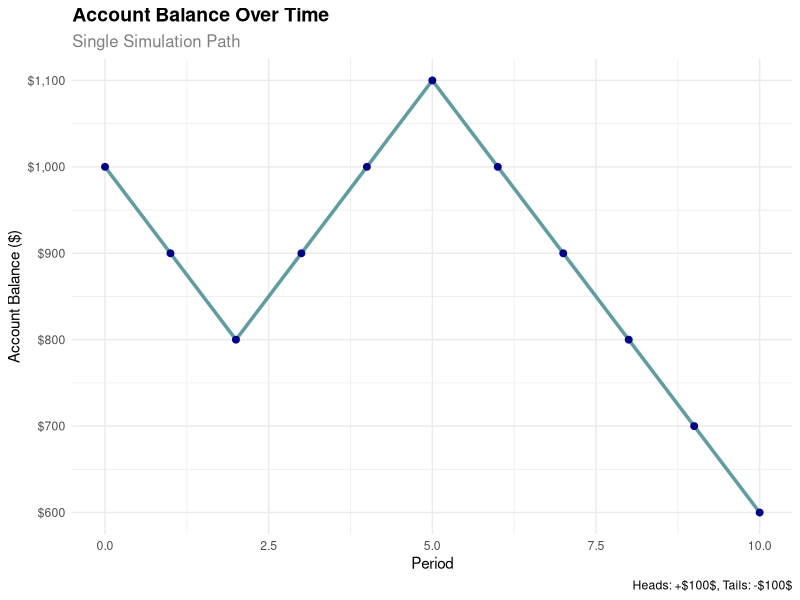
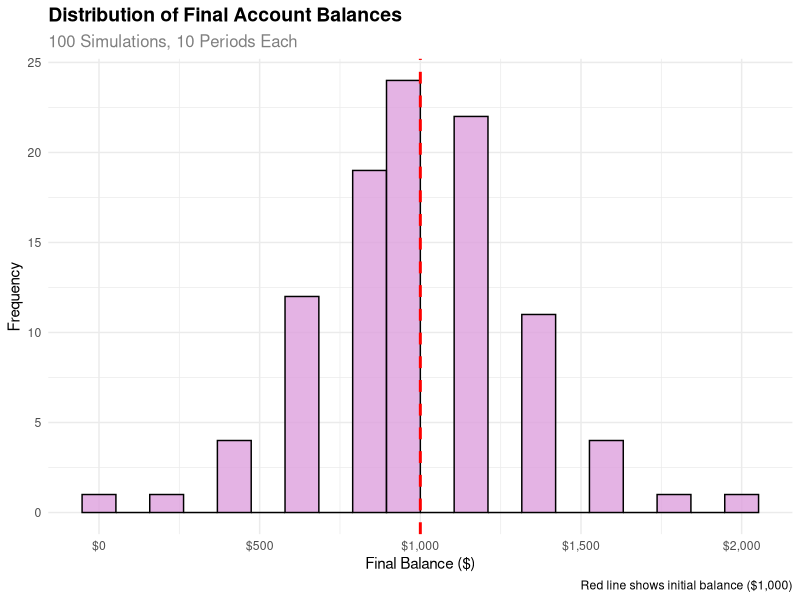
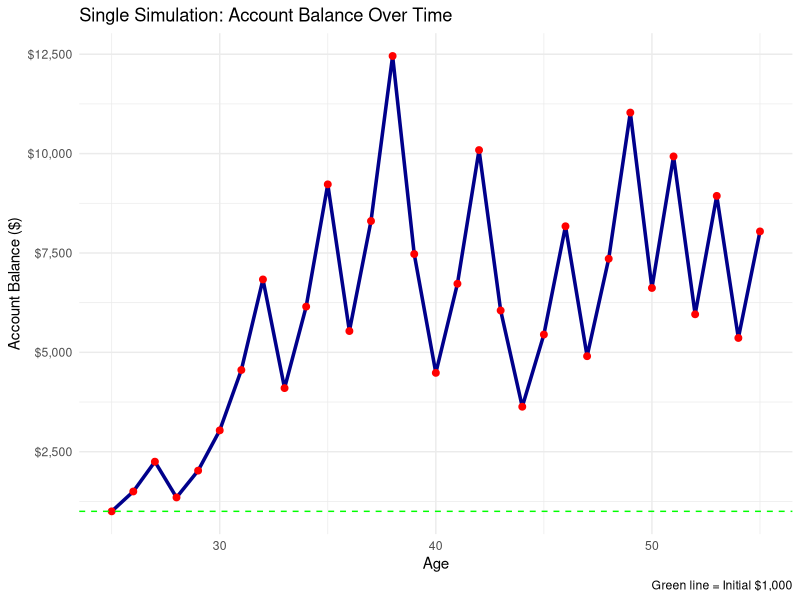
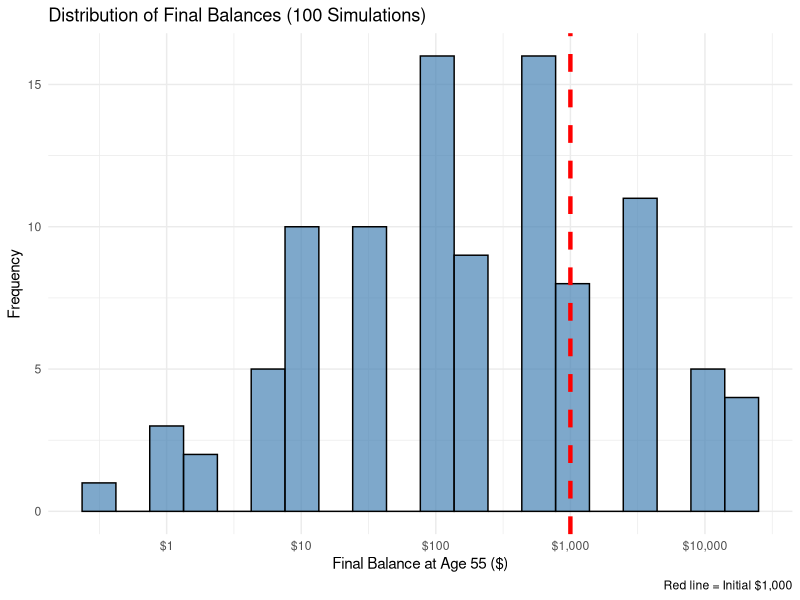

Recreate these plots in R, in order.
## ---- chunk 1
#| label: simple-sim-r
#| fig-cap: R simulation of coin flip game
#| echo: true

suppressPackageStartupMessages(library(tidyverse))

# Set seed for reproducibility
set.seed(123)

# Number of simulations
n_sims <- 10

# Create simulation data
sim_data <- tibble(
  sim_num = 1:n_sims,
  coin_flip = rbinom(n = n_sims, size = 1, prob = 0.5)
) %>%
  mutate(
    winnings = if_else(coin_flip == 1, 100, -100)
  )

# Display results
sim_data
## ---- chunk 2
#| label: timeseries-sim-r
#| fig-cap: R time-series simulation of account balance
#| echo: true

suppressPackageStartupMessages(library(tidyverse))
suppressPackageStartupMessages(library(ggplot2))

# Set seed for reproducibility
set.seed(456)

# Parameters
initial_balance <- 1000
n_periods <- 10
n_sims <- 1  # Start with one simulation

# Simulate one path
simulate_path <- function(initial, periods) {
  balance <- initial
  path <- numeric(periods + 1)
  path[1] <- initial
  
  for (i in 1:periods) {
    coin_flip <- rbinom(1, 1, 0.5)
    if (coin_flip == 1) {
      balance <- balance + 100
    } else {
      balance <- balance - 100
    }
    path[i + 1] <- balance
  }
  
  return(path)
}

# Run simulation
time_series_data <- tibble(
  period = 0:n_periods,
  balance = simulate_path(initial_balance, n_periods)
)

# Create time series plot
ggplot(time_series_data, aes(x = period, y = balance)) +
  geom_line(color = "cadetblue", linewidth = 1.2) +
  geom_point(color = "darkblue", size = 2) +
  labs(
    title = "Account Balance Over Time",
    subtitle = "Single Simulation Path",
    x = "Period",
    y = "Account Balance ($)",
    caption = "Heads: +$100$, Tails: -$100$"
  ) +
  scale_y_continuous(labels = scales::dollar_format()) +
  theme_minimal() +
  theme(
    plot.title = element_text(size = 14, face = "bold"),
    plot.subtitle = element_text(size = 12, color = "gray50")
  )

# Show the data
time_series_data
## ---- chunk 3
#| label: distribution-sim-r
#| fig-cap: R probability distribution of final balances
#| echo: true

suppressPackageStartupMessages(library(tidyverse))
suppressPackageStartupMessages(library(ggplot2))

# Set seed for reproducibility
set.seed(789)

# Parameters
initial_balance <- 1000
n_periods <- 10
n_sims <- 100  # Multiple simulations

# Simulate multiple paths
simulate_final_balance <- function(initial, periods) {
  balance <- initial
  for (i in 1:periods) {
    coin_flip <- rbinom(1, 1, 0.5)
    if (coin_flip == 1) {
      balance <- balance + 100  # $100 gain
    } else {
      balance <- balance - 100  # $100 loss
    }
  }
  return(balance)
}

# Run multiple simulations
final_balances <- replicate(n_sims, simulate_final_balance(initial_balance, n_periods))

# Create data frame
distribution_data <- tibble(
  sim_num = 1:n_sims,
  final_balance = final_balances
)

# Create histogram
ggplot(distribution_data, aes(x = final_balance)) +
  geom_histogram(bins = 20, fill = "plum", alpha = 0.8, color = "black") +
  geom_vline(xintercept = initial_balance, color = "red", linetype = "dashed", linewidth = 1) +
  labs(
    title = "Distribution of Final Account Balances",
    subtitle = paste("100 Simulations,", n_periods, "Periods Each"),
    x = "Final Balance ($)",
    y = "Frequency",
    caption = "Red line shows initial balance ($1,000)"
  ) +
  scale_x_continuous(labels = scales::dollar_format()) +
  theme_minimal() +
  theme(
    plot.title = element_text(size = 14, face = "bold"),
    plot.subtitle = element_text(size = 12, color = "gray50")
  )

# Summary statistics
summary_stats <- distribution_data %>%
  summarise(
    mean_balance = mean(final_balance),
    median_balance = median(final_balance),
    prob_above_initial = mean(final_balance > initial_balance)
  )

print("Summary Statistics:")
summary_stats
## ---- chunk 4
#| label: single-simulation
#| fig-cap: One simulation showing account balance from age 25 to 55
#| echo: true

set.seed(42)
initial_balance <- 1000
n_years <- 30

# Simulate 30 years
balance <- initial_balance
age <- 25
results <- data.frame(age = age, balance = balance)

for (i in 1:n_years) {
  coin_flip <- rbinom(1, 1, 0.5)  # 1 = heads, 0 = tails
  
  if (coin_flip == 1) {
    balance <- balance * 1.5  # +50%
  } else {
    balance <- balance * 0.6  # -40%
  }
  
  age <- age + 1
  results <- rbind(results, data.frame(age = age, balance = balance))
}

# Plot the results
library(ggplot2)
ggplot(results, aes(x = age, y = balance)) +
  geom_line(color = "darkblue", linewidth = 1.2) +
  geom_point(color = "red", size = 2) +
  geom_hline(yintercept = initial_balance, color = "green", linetype = "dashed") +
  labs(
    title = "Single Simulation: Account Balance Over Time",
    x = "Age", y = "Account Balance ($)",
    caption = "Green line = Initial $1,000"
  ) +
  scale_y_continuous(labels = scales::dollar_format()) +
  theme_minimal()

# Show final result
final_balance <- results$balance[nrow(results)]
cat("Final Balance at Age 55: $", round(final_balance, 2), "\n")
cat("Total Return: ", round((final_balance / initial_balance - 1) * 100, 1), "%\n")
## ---- chunk 5
#| label: multiple-simulations
#| fig-cap: Distribution of final balances from 100 simulations
#| echo: true

set.seed(123)
initial_balance <- 1000
n_years <- 30
n_sims <- 100

# Function to run one complete simulation
simulate_final_balance <- function(initial, years) {
  balance <- initial
  
  for (i in 1:years) {
    coin_flip <- rbinom(1, 1, 0.5)  # 1 = heads, 0 = tails
    
    if (coin_flip == 1) {
      balance <- balance * 1.5  # +50%
    } else {
      balance <- balance * 0.6  # -40%
    }
  }
  
  return(balance)
}

# Run 100 simulations
final_balances <- replicate(n_sims, simulate_final_balance(initial_balance, n_years))

# Create histogram
sim_results <- data.frame(final_balance = final_balances)
ggplot(sim_results, aes(x = final_balance)) +
  geom_histogram(bins = 20, fill = "steelblue", alpha = 0.7, color = "black") +
  geom_vline(xintercept = initial_balance, color = "red", linetype = "dashed", linewidth = 1.5) +
  labs(
    title = "Distribution of Final Balances (100 Simulations)",
    x = "Final Balance at Age 55 ($)", y = "Frequency",
    caption = "Red line = Initial $1,000"
  ) +
  scale_x_continuous(labels = scales::dollar_format(), trans = "log10") +
  theme_minimal()

# Summary statistics
prob_above_1000 <- mean(final_balances > 1000)
mean_balance <- mean(final_balances)
median_balance <- median(final_balances)

cat("Results from 100 simulations:\n")
cat("Mean final balance: $", round(mean_balance, 2), "\n")
cat("Median final balance: $", round(median_balance, 2), "\n")
cat("Probability above $1,000: ", round(prob_above_1000 * 100, 1), "%\n")
## ---- chunk 6
#| label: modified-game-comparison
#| fig-cap: Comparison of original vs modified game strategies
#| echo: true

set.seed(456)
initial_balance <- 1000
n_years <- 30
n_sims <- 100

# Function for modified game
simulate_modified_game <- function(initial, years) {
  balance <- initial
  
  for (i in 1:years) {
    coin_flip <- rbinom(1, 1, 0.5)  # 1 = heads, 0 = tails
    
    if (coin_flip == 1) {
      balance <- balance * 1.25  # +25%
    } else {
      balance <- balance * 0.80  # -20%
    }
  }
  
  return(balance)
}

# Run 100 simulations for modified game
modified_final_balances <- replicate(n_sims, simulate_modified_game(initial_balance, n_years))

# Calculate probabilities
prob_original_above_10000 <- mean(final_balances > 10000)
prob_modified_above_10000 <- mean(modified_final_balances > 10000)

# Show comparison
cat("Strategy Comparison Results:\n")
cat("Original Game - Probability above $10,000: ", round(prob_original_above_10000 * 100, 1), "%\n")
cat("Modified Game - Probability above $10,000: ", round(prob_modified_above_10000 * 100, 1), "%\n")
cat("Original Game - Mean final balance: $", round(mean(final_balances), 2), "\n")
cat("Modified Game - Mean final balance: $", round(mean(modified_final_balances), 2), "\n")
